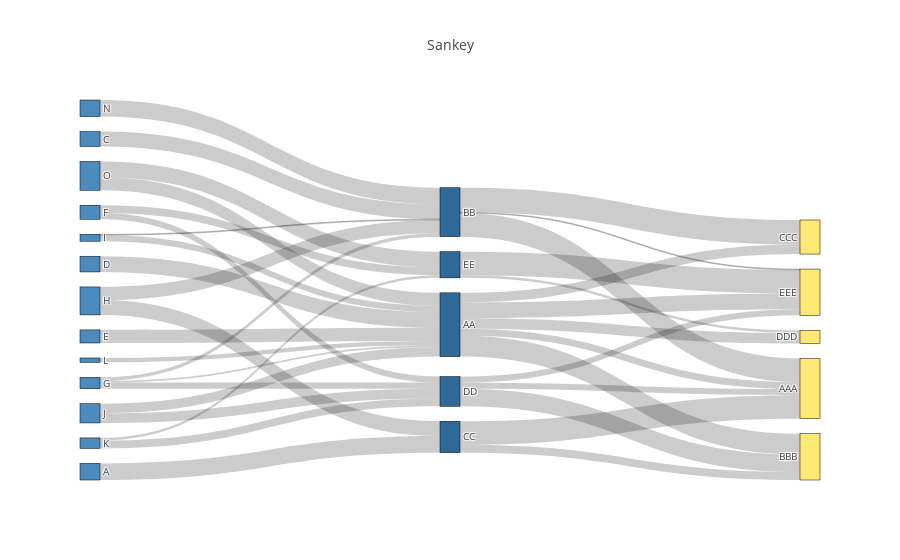

Notebook code for this chart:
### Code cell
fig = genSankey(df,cat_cols=['l1','l2','l3'],value_cols='val',title='Sankey')
plotly.offline.iplot(fig, validate=False)

### Figure 1 — Plotly figure (JSON) as saved in the notebook; plotly's stock layout.template omitted (floating-point values rounded to 4 significant figures)
{"data": [{"link": {"source": [11, 15, 15, 15, 15, 15, 17, 17, 17, 0, 16, 16, 1, 13, 13, 13, 8, 14, 14, 6, 6, 4, 4, 4, 3, 3, 12, 12, 10, 10, 2, 2, 5, 9, 7, 7], "target": [16, 21, 22, 18, 19, 20, 21, 18, 20, 17, 21, 22, 15, 21, 22, 20, 15, 19, 20, 13, 14, 15, 17, 13, 17, 16, 15, 17, 15, 13, 13, 14, 15, 17, 15, 14], "value": [19, 8, 24, 11, 12, 18, 27, 28, 1, 17, 27, 9, 18, 7, 20, 7, 15, 3, 27, 7, 9, 2, 4, 7, 15, 17, 7, 1, 11, 11, 9, 3, 5, 19, 15, 18]}, "node": {"color": ["#4B8BBE", "#4B8BBE", "#4B8BBE", "#4B8BBE", "#4B8BBE", "#4B8BBE", "#4B8BBE", "#4B8BBE", "#4B8BBE", "#4B8BBE", "#4B8BBE", "#4B8BBE", "#4B8BBE", "#306998", "#306998", "#306998", "#306998", "#306998", "#FFE873", "#FFE873", "#FFE873", "#FFE873", "#FFE873"], "label": ["C", "D", "K", "H", "G", "L", "F", "O", "E", "N", "J", "A", "I", "DD", "EE", "AA", "CC", "BB", "CCC", "DDD", "EEE", "AAA", "BBB"], "line": {"color": "black", "width": 0.5}, "pad": 15, "thickness": 20}, "type": "sankey"}], "layout": {"font": {"size": 10}, "title": "Sankey"}}
